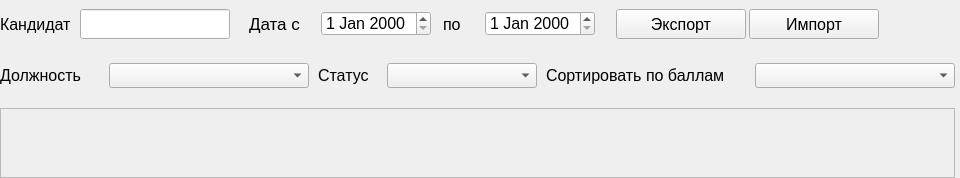
               <widget class="QWidget" name="reportsPage">
                <layout class="QVBoxLayout" name="verticalLayout_14">
                 <property name="spacing">
                  <number>0</number>
                 </property>
                 <property name="leftMargin">
                  <number>0</number>
                 </property>
                 <property name="topMargin">
                  <number>0</number>
                 </property>
                 <property name="rightMargin">
                  <number>5</number>
                 </property>
                 <property name="bottomMargin">
                  <number>0</number>
                 </property>
                 <item alignment="Qt::AlignTop">
                  <widget class="QWidget" name="filtersWidget" native="true">
                   <property name="minimumSize">
                    <size>
                     <width>0</width>
                     <height>0</height>
                    </size>
                   </property>
                   <property name="maximumSize">
                    <size>
                     <width>16777215</width>
                     <height>16777215</height>
                    </size>
                   </property>
                   <layout class="QVBoxLayout" name="verticalLayout_50">
                    <property name="spacing">
                     <number>5</number>
                    </property>
                    <property name="leftMargin">
                     <number>0</number>
                    </property>
                    <property name="topMargin">
                     <number>0</number>
                    </property>
                    <property name="rightMargin">
                     <number>0</number>
                    </property>
                    <property name="bottomMargin">
                     <number>0</number>
                    </property>
                    <item alignment="Qt::AlignLeft|Qt::AlignTop">
                     <widget class="QWidget" name="widget_14" native="true">
                      <property name="minimumSize">
                       <size>
                        <width>840</width>
                        <height>0</height>
                       </size>
                      </property>
                      <layout class="QHBoxLayout" name="horizontalLayout_20">
                       <property name="spacing">
                        <number>0</number>
                       </property>
                       <property name="leftMargin">
                        <number>0</number>
                       </property>
                       <property name="topMargin">
                        <number>0</number>
                       </property>
                       <property name="rightMargin">
                        <number>0</number>
                       </property>
                       <property name="bottomMargin">
                        <number>0</number>
                       </property>
                       <item alignment="Qt::AlignLeft">
                        <widget class="QWidget" name="widget_16" native="true">
                         <property name="minimumSize">
                          <size>
                           <width>230</width>
                           <height>0</height>
                          </size>
                         </property>
                         <property name="maximumSize">
                          <size>
                           <width>230</width>
                           <height>16777215</height>
                          </size>
                         </property>
                         <layout class="QHBoxLayout" name="horizontalLayout_22">
                          <property name="spacing">
                           <number>0</number>
                          </property>
                          <property name="leftMargin">
                           <number>0</number>
                          </property>
                          <property name="topMargin">
                           <number>0</number>
                          </property>
                          <property name="rightMargin">
                           <number>0</number>
                          </property>
                          <property name="bottomMargin">
                           <number>0</number>
                          </property>
                          <item>
                           <widget class="QLabel" name="clabel">
                            <property name="minimumSize">
                             <size>
                              <width>70</width>
                              <height>20</height>
                             </size>
                            </property>
                            <property name="maximumSize">
                             <size>
                              <width>80</width>
                              <height>20</height>
                             </size>
                            </property>
                            <property name="font">
                             <font>
                              <pointsize>12</pointsize>
                             </font>
                            </property>
                            <property name="text">
                             <string>Кандидат</string>
                            </property>
                           </widget>
                          </item>
                          <item>
                           <widget class="QLineEdit" name="candidateLineEdit">
                            <property name="minimumSize">
                             <size>
                              <width>150</width>
                              <height>30</height>
                             </size>
                            </property>
                            <property name="maximumSize">
                             <size>
                              <width>150</width>
                              <height>30</height>
                             </size>
                            </property>
                            <property name="font">
                             <font>
                              <pointsize>12</pointsize>
                             </font>
                            </property>
                           </widget>
                          </item>
                         </layout>
                        </widget>
                       </item>
                       <item alignment="Qt::AlignLeft">
                        <widget class="QWidget" name="widget_15" native="true">
                         <property name="minimumSize">
                          <size>
                           <width>0</width>
                           <height>0</height>
                          </size>
                         </property>
                         <layout class="QHBoxLayout" name="horizontalLayout_21">
                          <item>
                           <widget class="QWidget" name="widget_42" native="true">
                            <property name="minimumSize">
                             <size>
                              <width>370</width>
                              <height>0</height>
                             </size>
                            </property>
                            <layout class="QHBoxLayout" name="horizontalLayout_45">
                             <property name="spacing">
                              <number>2</number>
                             </property>
                             <property name="leftMargin">
                              <number>0</number>
                             </property>
                             <property name="topMargin">
                              <number>0</number>
                             </property>
                             <property name="rightMargin">
                              <number>0</number>
                             </property>
                             <property name="bottomMargin">
                              <number>0</number>
                             </property>
                             <item>
                              <widget class="QLabel" name="dlabel">
                               <property name="minimumSize">
                                <size>
                                 <width>60</width>
                                 <height>20</height>
                                </size>
                               </property>
                               <property name="maximumSize">
                                <size>
                                 <width>60</width>
                                 <height>20</height>
                                </size>
                               </property>
                               <property name="font">
                                <font>
                                 <pointsize>13</pointsize>
                                </font>
                               </property>
                               <property name="text">
                                <string>Дата c</string>
                               </property>
                              </widget>
                             </item>
                             <item>
                              <widget class="QDateEdit" name="startDateEdit">
                               <property name="minimumSize">
                                <size>
                                 <width>110</width>
                                 <height>25</height>
                                </size>
                               </property>
                               <property name="maximumSize">
                                <size>
                                 <width>110</width>
                                 <height>25</height>
                                </size>
                               </property>
                               <property name="font">
                                <font>
                                 <pointsize>12</pointsize>
                                </font>
                               </property>
                              </widget>
                             </item>
                             <item>
                              <widget class="QLabel" name="label_18">
                               <property name="minimumSize">
                                <size>
                                 <width>30</width>
                                 <height>20</height>
                                </size>
                               </property>
                               <property name="maximumSize">
                                <size>
                                 <width>30</width>
                                 <height>20</height>
                                </size>
                               </property>
                               <property name="font">
                                <font>
                                 <pointsize>12</pointsize>
                                </font>
                               </property>
                               <property name="text">
                                <string>по</string>
                               </property>
                              </widget>
                             </item>
                             <item>
                              <widget class="QDateEdit" name="endDateEdit">
                               <property name="minimumSize">
                                <size>
                                 <width>110</width>
                                 <height>25</height>
                                </size>
                               </property>
                               <property name="maximumSize">
                                <size>
                                 <width>110</width>
                                 <height>25</height>
                                </size>
                               </property>
                               <property name="font">
                                <font>
                                 <pointsize>12</pointsize>
                                </font>
                               </property>
                              </widget>
                             </item>
                            </layout>
                           </widget>
                          </item>
                          <item>
                           <widget class="QWidget" name="widget_39" native="true">
                            <property name="minimumSize">
                             <size>
                              <width>265</width>
                              <height>0</height>
                             </size>
                            </property>
                            <layout class="QHBoxLayout" name="horizontalLayout_44">
                             <property name="spacing">
                              <number>2</number>
                             </property>
                             <property name="leftMargin">
                              <number>0</number>
                             </property>
                             <property name="topMargin">
                              <number>0</number>
                             </property>
                             <property name="rightMargin">
                              <number>0</number>
                             </property>
                             <property name="bottomMargin">
                              <number>0</number>
                             </property>
                             <item>
                              <widget class="QPushButton" name="exportBtn">
                               <property name="minimumSize">
                                <size>
                                 <width>130</width>
                                 <height>30</height>
                                </size>
                               </property>
                               <property name="maximumSize">
                                <size>
                                 <width>130</width>
                                 <height>30</height>
                                </size>
                               </property>
                               <property name="font">
                                <font>
                                 <pointsize>12</pointsize>
                                </font>
                               </property>
                               <property name="text">
                                <string>Экспорт</string>
                               </property>
                               <property name="icon">
                                <iconset resource="../Qss/icons/_icons.qrc">
                                 <normaloff>:/feather/icons/feather/arrow-down-circle.png</normaloff>:/feather/icons/feather/arrow-down-circle.png</iconset>
                               </property>
                               <property name="iconSize">
                                <size>
                                 <width>24</width>
                                 <height>24</height>
                                </size>
                               </property>
                              </widget>
                             </item>
                             <item>
                              <widget class="QPushButton" name="importBtn">
                               <property name="minimumSize">
                                <size>
                                 <width>130</width>
                                 <height>30</height>
                                </size>
                               </property>
                               <property name="maximumSize">
                                <size>
                                 <width>130</width>
                                 <height>30</height>
                                </size>
                               </property>
                               <property name="font">
                                <font>
                                 <pointsize>12</pointsize>
                                </font>
                               </property>
                               <property name="text">
                                <string>Импорт</string>
                               </property>
                               <property name="icon">
                                <iconset resource="../Qss/icons/_icons.qrc">
                                 <normaloff>:/feather/icons/feather/arrow-up-circle.png</normaloff>:/feather/icons/feather/arrow-up-circle.png</iconset>
                               </property>
                               <property name="iconSize">
                                <size>
                                 <width>24</width>
                                 <height>24</height>
                                </size>
                               </property>
                              </widget>
                             </item>
                            </layout>
                           </widget>
                          </item>
                         </layout>
                        </widget>
                       </item>
                      </layout>
                     </widget>
                    </item>
                    <item alignment="Qt::AlignLeft|Qt::AlignVCenter">
                     <widget class="QWidget" name="widget_13" native="true">
                      <property name="minimumSize">
                       <size>
                        <width>0</width>
                        <height>45</height>
                       </size>
                      </property>
                      <layout class="QHBoxLayout" name="horizontalLayout_47">
                       <property name="spacing">
                        <number>9</number>
                       </property>
                       <property name="leftMargin">
                        <number>0</number>
                       </property>
                       <property name="topMargin">
                        <number>0</number>
                       </property>
                       <property name="rightMargin">
                        <number>0</number>
                       </property>
                       <property name="bottomMargin">
                        <number>0</number>
                       </property>
                       <item alignment="Qt::AlignVCenter">
                        <widget class="QLabel" name="label_11">
                         <property name="minimumSize">
                          <size>
                           <width>100</width>
                           <height>20</height>
                          </size>
                         </property>
                         <property name="maximumSize">
                          <size>
                           <width>100</width>
                           <height>20</height>
                          </size>
                         </property>
                         <property name="font">
                          <font>
                           <pointsize>12</pointsize>
                          </font>
                         </property>
                         <property name="text">
                          <string>Должность</string>
                         </property>
                        </widget>
                       </item>
                       <item>
                        <widget class="QComboBox" name="positionComboBox">
                         <property name="minimumSize">
                          <size>
                           <width>200</width>
                           <height>25</height>
                          </size>
                         </property>
                         <property name="maximumSize">
                          <size>
                           <width>200</width>
                           <height>25</height>
                          </size>
                         </property>
                         <property name="font">
                          <font>
                           <pointsize>12</pointsize>
                          </font>
                         </property>
                        </widget>
                       </item>
                       <item alignment="Qt::AlignVCenter">
                        <widget class="QLabel" name="slabel">
                         <property name="minimumSize">
                          <size>
                           <width>60</width>
                           <height>20</height>
                          </size>
                         </property>
                         <property name="maximumSize">
                          <size>
                           <width>60</width>
                           <height>20</height>
                          </size>
                         </property>
                         <property name="font">
                          <font>
                           <pointsize>12</pointsize>
                          </font>
                         </property>
                         <property name="text">
                          <string>Статус</string>
                         </property>
                        </widget>
                       </item>
                       <item>
                        <widget class="QComboBox" name="statusesComboBox">
                         <property name="minimumSize">
                          <size>
                           <width>150</width>
                           <height>25</height>
                          </size>
                         </property>
                         <property name="maximumSize">
                          <size>
                           <width>150</width>
                           <height>25</height>
                          </size>
                         </property>
                         <property name="font">
                          <font>
                           <pointsize>12</pointsize>
                          </font>
                         </property>
                        </widget>
                       </item>
                       <item alignment="Qt::AlignVCenter">
                        <widget class="QLabel" name="label60_2">
                         <property name="minimumSize">
                          <size>
                           <width>200</width>
                           <height>25</height>
                          </size>
                         </property>
                         <property name="maximumSize">
                          <size>
                           <width>200</width>
                           <height>25</height>
                          </size>
                         </property>
                         <property name="font">
                          <font>
                           <pointsize>12</pointsize>
                          </font>
                         </property>
                         <property name="text">
                          <string>Сортировать по баллам</string>
                         </property>
                        </widget>
                       </item>
                       <item>
                        <widget class="QComboBox" name="scoreSortComboBox">
                         <property name="minimumSize">
                          <size>
                           <width>200</width>
                           <height>25</height>
                          </size>
                         </property>
                         <property name="maximumSize">
                          <size>
                           <width>200</width>
                           <height>25</height>
                          </size>
                         </property>
                         <property name="font">
                          <font>
                           <pointsize>12</pointsize>
                          </font>
                         </property>
                        </widget>
                       </item>
                      </layout>
                     </widget>
                    </item>
                   </layout>
                  </widget>
                 </item>
                 <item>
                  <widget class="QWidget" name="candidatesWidget" native="true">
                   <layout class="QVBoxLayout" name="verticalLayout_33">
                    <property name="spacing">
                     <number>0</number>
                    </property>
                    <property name="leftMargin">
                     <number>0</number>
                    </property>
                    <property name="topMargin">
                     <number>10</number>
                    </property>
                    <property name="rightMargin">
                     <number>0</number>
                    </property>
                    <property name="bottomMargin">
                     <number>0</number>
                    </property>
                    <item>
                     <widget class="QScrollArea" name="candidatesSscrollArea">
                      <property name="widgetResizable">
                       <bool>true</bool>
                      </property>
                      <widget class="QWidget" name="candidatesScrollAreaWidgetContents">
                       <property name="geometry">
                        <rect>
                         <x>0</x>
                         <y>0</y>
                         <width>707</width>
                         <height>391</height>
                        </rect>
                       </property>
                       <layout class="QVBoxLayout" name="verticalLayout_40">
                        <property name="spacing">
                         <number>5</number>
                        </property>
                        <property name="leftMargin">
                         <number>0</number>
                        </property>
                        <property name="topMargin">
                         <number>0</number>
                        </property>
                        <property name="rightMargin">
                         <number>0</number>
                        </property>
                        <property name="bottomMargin">
                         <number>0</number>
                        </property>
                        <item>
                         <layout class="QVBoxLayout" name="candidatesVerticalLayout" />
                        </item>
                       </layout>
                      </widget>
                     </widget>
                    </item>
                   </layout>
                  </widget>
                 </item>
                </layout>
               </widget>
